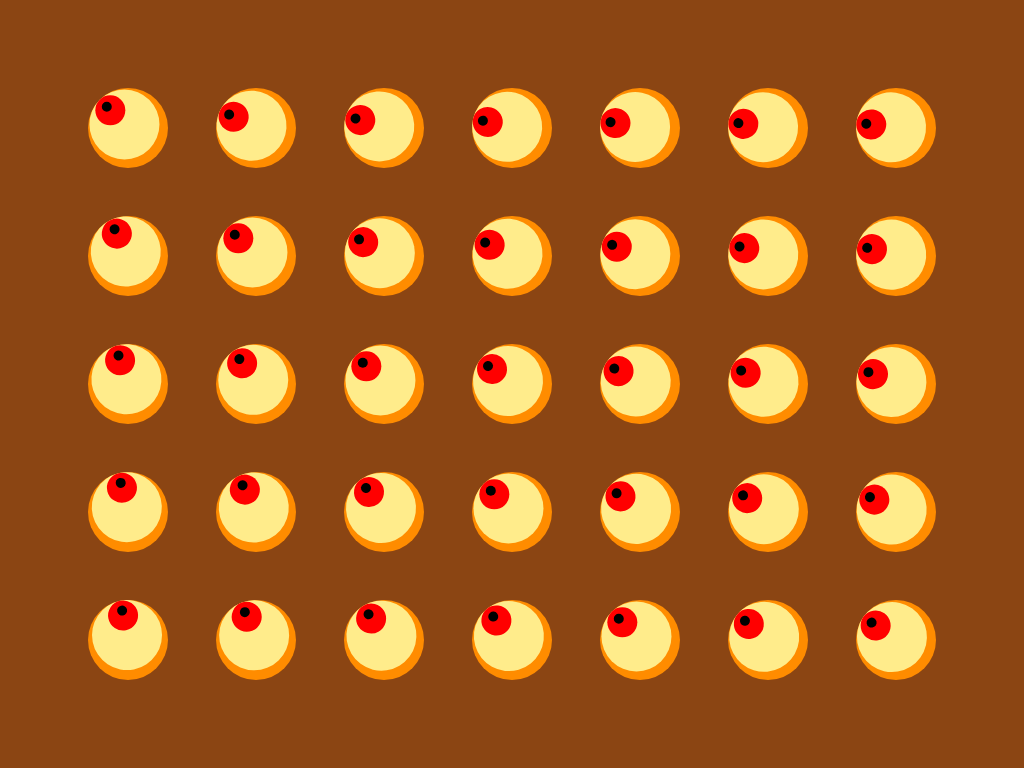
Frame 1 (no input)
Frame 60 (no input): identical to frame 1, image omitted
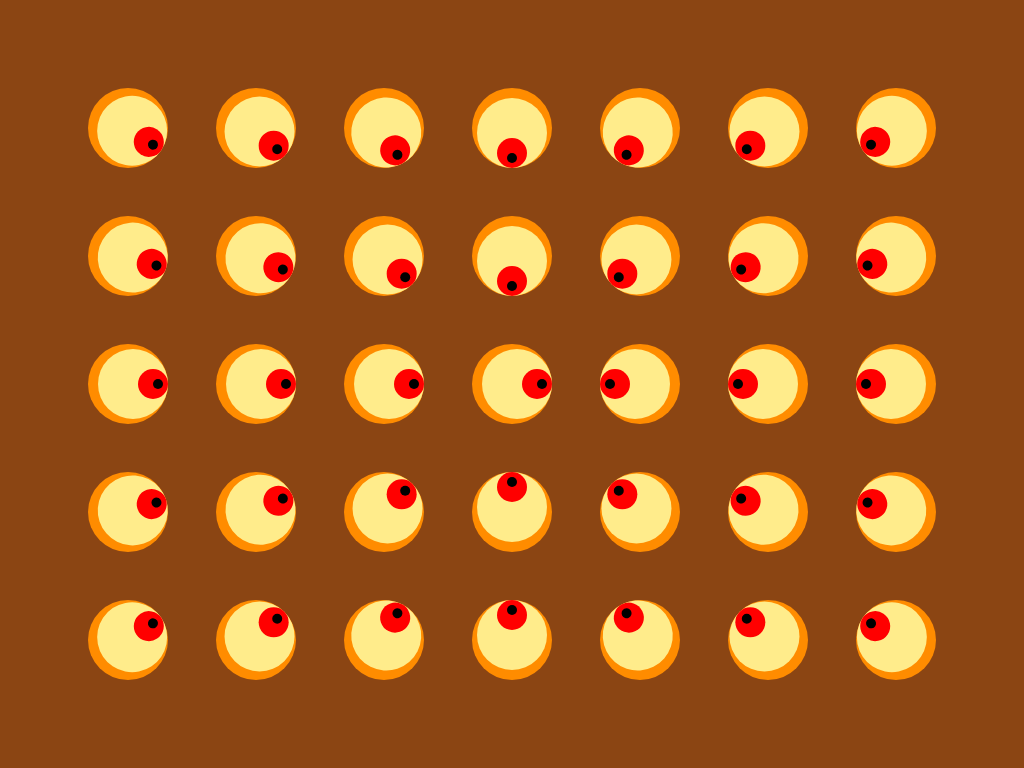
Frame 120 (the mouse pressed at the canvas centre since frame 60)

The p5.js sketch that drew these frames (run headless with seeded random() and noise() and a simulated clock; from frame 60 on, the mouse is pressed at the canvas centre):

// p5.js sketch
// ── sketch.js
//const STATE_MOVING = 0;
//const STATE_REST = 1;
var startTime;

function Eye(x, y, eyeColor, pupilColor1,pupilColor2, pupilColor3, size, maxSpeed)
{
	this.x = x;
	this.y = y;

	this.originX = x;
	this.originY = y;

	this.eyeColor = eyeColor;
	this.pupilColor1 = pupilColor1;
	this.pupilColor2 = pupilColor2;
	this.pupilColor3 = pupilColor3;
	
	this.size = size;
	
	this.angle = 0;

	this.destX = x;
	
	this.destY = y;
	this.maxSpeed=maxSpeed;


	/*this.destX = width / 2;
	this.destY = height / 2;*/

	//this.state = STATE_MOVING;
	this.restStartTime = 0;

	this.draw = function(){

		push();

		noStroke();

		translate(this.x,  this.y);

		fill(this.eyeColor);
		ellipse(0, 0, 80, 80);

		rotate(this.angle);
		var pupilX1 = this.size * 0.05;
		var pupilSize1 = this.size *0.7;
		fill(this.pupilColor1);
		ellipse(pupilX1, 0, pupilSize1, pupilSize1);

		var pupilX2 = this.size * 0.25;
		var pupilSize2 = this.size *0.3;
		fill(this.pupilColor2);
		ellipse(pupilX2, 0, pupilSize2, pupilSize2);

		var pupilX3 = this.size * 0.3;
		var pupilSize3 = this.size *0.1;
		fill(this.pupilColor3);
		ellipse(pupilX3, 0, pupilSize3, pupilSize3);


		pop();
	};
	this.lookAt = function(x, y){
		this.angle = atan2(y - this.y, x - this.x);
	};
	this.moveTo = function(x, y){
		this.x = x;
		this.y = y;
	};
	this.setDestination = function(x, y){
		this.destX = x;
		this.destY = y;
	};




	this.update = function(){
		
		// var originX = x;
		// var originY = y;
		var time=3000;

		// if (this.state == STATE_MOVING){
		var diffX =  this.destX - this.x;
		var diffY = this.destY - this.y;
		var VX = diffX/time;
		var VY = diffY/time;
		

		/*var diffX =  Math.floor(Math.random() * 1024) - this.x;
		var diffY = Math.floor(Math.random() * 768) - this.y;*/
		var sizeOfVec = sqrt(diffX * diffX +diffY * diffY);
		// if (sizeOfVec > this.maxSpeed){
		// 	var tmp = 5.0 / sizeOfVec;
		// 	diffX *= tmp;
		// 	diffY *= tmp;
						//var this.destX;
		var now = millis() - startTime;

		if (now <= 3000){
			x = map(now, 0, 3000, this.originX, this.destX);
			y = map(now, 0, 3000, this.originY, this.destY);
		}else if (now >3000 && now <=6000){
			x = map(now, 3000, 6000, this.destX, this.originX);
			y = map(now, 3000, 6000, this.destY, this.originY);
			this.lookAt(this.originX, this.originY);
			//this.lookAt(mouseX, mouseY);
		}else {
			x = this.originX;
			y = this.originY;
			this.lookAt(mouseX, mouseY);
		}

	
		var newX = x;
		var newY = y;
		this.moveTo(newX, newY);
		
		/*if (this.x == this.destX && this.y == this.destY){

			this.setDestination(this.origin_X, this.origin_Y);
			this.lookAt(this.origin_X, this.origin_Y);
			this.lookAt(mouseX, mouseY);
		}	*/
	}

	//	this.update();

}

	//var obj[i][j];

	var obj=new Array(5);
 	for(var i=0;i<5;i++)
 	{
 		obj[i]=new Array(7);
 		
 	}	

function setup(){
	createCanvas(1024, 768);
	
	var x=128,y=128;
	for (var i=0; i<5; i++){
		for(var j=0; j<7; j++){
			obj[i][j] = new Eye( x, y, color(255, 140, 0), color(255, 236, 139), color(255, 0, 0), color(0), 100, 5);
			x+=128;
		}
		x=128;
		y+=128;
	}
	

}

function draw(){
	
	background(139, 69, 19);
	for (var i=0; i<5; i++){
		for(var j=0; j<7; j++){
			//obj[i][j].lookAt( mouseX, mouseY);
			obj[i][j].update();
			obj[i][j].draw();
		}
	}
}

function mouseClicked(){

	
	for (var i=0; i<5; i++){
		for(var j=0; j<7; j++){
			startTime = millis();
			var random_X = random(0, width);
			var random_Y = random(0, height);

			obj[i][j].setDestination(random_X, random_Y);
			obj[i][j].lookAt(random_X, random_Y);

		}

	}

	
}
